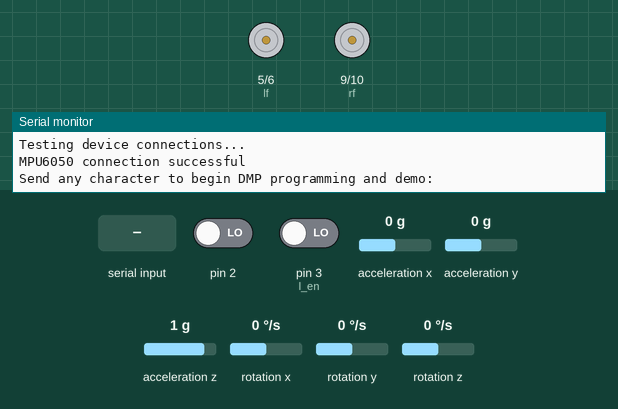
Recording of a sketch running on a simulated Arduino Uno, built with avr-gcc and run on an emulated ATmega328P. Parts: motor-driver pin pairs drawn as motors (green arrow = first pin HIGH = forward, orange = second pin HIGH = backward, longer = more drive), the last lines printed to the serial monitor. Inputs (shaded band) come from the test bench; at power-on: pin 2 LOW, pin 3 (l_en) LOW, acceleration x 0 g, acceleration y 0 g, acceleration z 1 g, rotation x 0 °/s, rotation y 0 °/s, rotation z 0 °/s. The sensor or clock chip raises its interrupt line as the real part does.

Above: at 0.9 s.
1.0 s: "1" received over Serial
At 20.4 s:
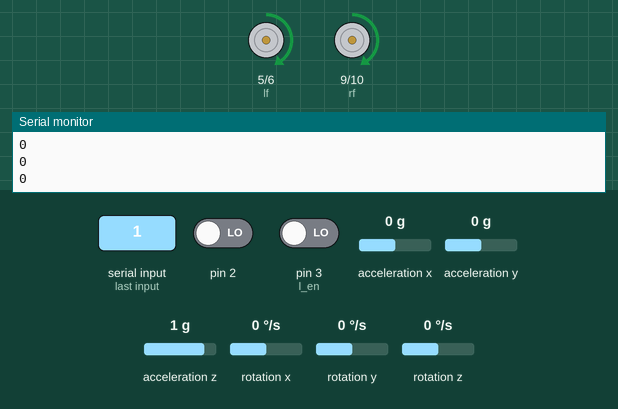
Timing chart, 0 to 21.5 s (numbered marks = the images above; inputs shaded):
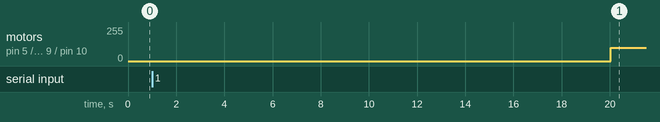

Measured:
- after the input at 1.0 s, motor on pin 5 (lf) / pin 6 (lb), motor on pin 9 (rf) / pin 10 (rb): stopped → forward 100/255 after 19.0 s

The sketch:

bot_movement.ino
```cpp
#include "I2Cdev.h"

#include "MPU6050_6Axis_MotionApps20.h"

#if I2CDEV_IMPLEMENTATION == I2CDEV_ARDUINO_WIRE
    #include "Wire.h"
#endif

MPU6050 mpu;

#define OUTPUT_READABLE_EULER


//Defined for IMU

bool dmpReady = false;  // set true if DMP init was successful
uint8_t mpuIntStatus;   // holds actual interrupt status byte from MPU
uint8_t devStatus;      // return status after each device operation (0 = success, !0 = error)
uint16_t packetSize;    // expected DMP packet size (default is 42 bytes)
uint16_t fifoCount;     // count of all bytes currently in FIFO
uint8_t fifoBuffer[64]; // FIFO storage buffer


Quaternion q;           // [w, x, y, z]         quaternion container
VectorInt16 aa;         // [x, y, z]            accel sensor measurements
VectorInt16 aaReal;     // [x, y, z]            gravity-free accel sensor measurements
VectorInt16 aaWorld;    // [x, y, z]            world-frame accel sensor measurements
VectorFloat gravity;    // [x, y, z]            gravity vector
float euler[3];         // [psi, theta, phi]    Euler angle container
float ypr[3];           // [yaw, pitch, roll]   yaw/pitch/roll container and gravity vector

volatile bool mpuInterrupt = false;     // indicates whether MPU interrupt pin has gone high
float init_imu;


// for motor movement
int rf =9 ,rb =10,lf=5,lb=6;
int motor_speed =100; //(0-255)

// for PID
int power_difference, encoderleft, encoderright, proportional;
int base, next;
const int maximum = 100;


// for encoders
double unit_distance = .9507;
int deg_dis = 3;
int x;
int y;
int a, b;

int enc_rtcount = 0, enc_ltcount = 0;
int r_en = 7, l_en = 3;


int count = 0;


void dmpDataReady() {
    mpuInterrupt = true;
}
void setup() {
  // BEGIN IMU INIT
  #if I2CDEV_IMPLEMENTATION == I2CDEV_ARDUINO_WIRE
      Wire.begin();
      TWBR = 24; // 400kHz I2C clock (200kHz if CPU is 8MHz)
  #elif I2CDEV_IMPLEMENTATION == I2CDEV_BUILTIN_FASTWIRE
      Fastwire::setup(400, true);
  #endif
  Serial.begin(115200);

  while (!Serial); // wait for Leonardo enumeration, others continue immediately
  Serial.println(F("Initializing I2C devices..."));
  mpu.initialize();

  Serial.println(F("Testing device connections..."));
  Serial.println(mpu.testConnection() ? F("MPU6050 connection successful") : F("MPU6050 connection failed"));


  Serial.println(F("\nSend any character to begin DMP programming and demo: "));
  while (Serial.available() && Serial.read()); // empty buffer
  while (!Serial.available());                 // wait for data
  while (Serial.available() && Serial.read()); // empty buffer again

  Serial.println(F("Initializing DMP..."));
  devStatus = mpu.dmpInitialize();

  mpu.setXGyroOffset(220);
  mpu.setYGyroOffset(76);
  mpu.setZGyroOffset(-85);
  mpu.setZAccelOffset(1788); // 1688 factory default for my test chip

  if (devStatus == 0) {
      Serial.println(F("Enabling DMP..."));
      mpu.setDMPEnabled(true);

      Serial.println(F("Enabling interrupt detection (Arduino external interrupt 0)..."));
      attachInterrupt(0, dmpDataReady, RISING);
      mpuIntStatus = mpu.getIntStatus();

      Serial.println(F("DMP ready! Waiting for first interrupt..."));
      dmpReady = true;

      packetSize = mpu.dmpGetFIFOPacketSize();
  }
  else {
      Serial.print(F("DMP Initialization failed (code "));
      Serial.print(devStatus);
      Serial.println(F(")"));
  }
  // END IMU INIT

  // encoder pins
  pinMode(r_en, INPUT);
  pinMode(l_en, INPUT);
  // motor pins
  pinMode(lf, OUTPUT);
  pinMode(lb, OUTPUT);
  pinMode(rf, OUTPUT);
  pinMode(rb, OUTPUT);

  while(millis() < 20000) {
    init_imu = imu_read();
  }
  base = imu_read();
}


void loop() {
  if (count == 0) {
    imu_read();

    forward_movt(30);

    turn_right(90);
    forward_movt(100);

    count =1;
  }
}


void forward_movt (int dist){
  int no_of_spokes = (int)(dist/unit_distance);
  //Serial.println(no_of_spokes);

  while(enc_ltcount <= no_of_spokes) {
    //call_rtenc();
    Serial.println(enc_ltcount);
    call_ltenc();
    //imu_read();
    next = imu_read_off();
    /*Serial.print(base);
    Serial.print("\t");
    Serial.print(next);
    Serial.println("\t");*/
       if(next<180)
       {proportional = next ;
       }else if(next>=180)
       {
         proportional=next-360;
       }
   //prortional = next - base+offset;

//    Serial.println("proportional---");
//    Serial.println(proportional);
//    Serial.println("base---");
//    Serial.println(base);
//    Serial.println("next---");
//    Serial.println(next);
//    Serial.println("--------------");
    power_difference = proportional*25;

    //Serial.print(proportional);
    //Serial.print("  ");
/*    if (proportional > 10) {
      sstop();
      delay(1000);
      left();
      delay(300);
      proportional = 0;
    }
    if (proportional < -10) {
      sstop();
      delay(1000);
      right();
      delay(300);
      proportional = 0;
    }*/

    if (power_difference > maximum)
      power_difference = maximum;
    if (power_difference < -maximum)
      power_difference = -maximum;
    //Serial.println(call_rtenc());
    forward();
  }
  enc_ltcount = 0;
  enc_rtcount = 0;
  sstop();
  //delay(3000);
}

void turn_right(float deg) {
  base += deg;
}

void turn_left(float deg) {
  base -= deg;
}

int call_rtenc() {
  b = a;
  a = digitalRead(r_en);

  if((a == 0 && b == 1) || (a == 1 && b == 0)) {
    enc_rtcount++;
  }
  return enc_rtcount;
}

int call_ltenc() {
  y = x;
  x = digitalRead(l_en);

  if((y == 0 && x == 1) || (y == 1 && x == 0)) {
    enc_ltcount++;

  }
  return enc_ltcount;
}

void forward(){
  if (power_difference < 0)//moving left -----errooor
  {
    analogWrite(rf, (maximum + power_difference));  ////////////right motor at less speed so that bot moves right
    analogWrite(rb,LOW);
    analogWrite(lf, maximum);
    analogWrite(lb,LOW);

//    Serial.print("PW > 0");
//    Serial.print("  ");
//    Serial.print("right");
//    Serial.print("  ");
//    Serial.print(maximum + power_difference);
//    Serial.print("  ");
//    Serial.print("left");
//    Serial.print("  ");
//    Serial.print(maximum);
//    Serial.println("  ");
  }
  else //moving right -------errror
  {
    analogWrite(rf,maximum);
    analogWrite(rb, LOW);
    analogWrite(lf, maximum - power_difference);/// left motor is at less speed so that bot moves left
    analogWrite(lb, LOW);

//    Serial.print("PW > 0");
//    Serial.print("  ");
//    Serial.print("right");
//    Serial.print("  ");
//    Serial.print(maximum);
//    Serial.print("  ");
//    Serial.print("left");
//    Serial.print("  ");
//    Serial.print(maximum - power_difference);
//    Serial.println("  ");
  }
}
void sstop() {
  digitalWrite(lf,LOW);
  digitalWrite(lb,LOW);
  digitalWrite(rb,LOW);
  digitalWrite(rf,LOW);
}

float imu_read(){
 if (!dmpReady) return 0;
    while (!mpuInterrupt && fifoCount < packetSize) {
    }


    mpuInterrupt = false;
    mpuIntStatus = mpu.getIntStatus();


    fifoCount = mpu.getFIFOCount();

    if ((mpuIntStatus & 0x10) || fifoCount == 1024) {

        mpu.resetFIFO();
        Serial.println(F("FIFO overflow!"));


    } else if (mpuIntStatus & 0x02) {

        while (fifoCount < packetSize) fifoCount = mpu.getFIFOCount();


        mpu.getFIFOBytes(fifoBuffer, packetSize);
        fifoCount -= packetSize;

        #ifdef OUTPUT_READABLE_EULER
            // display Euler angles in degrees
            mpu.dmpGetQuaternion(&q, fifoBuffer);
            mpu.dmpGetEuler(euler, &q);
            if (euler[0]*180/M_PI <0){
              float neg_deg = euler[0]*180/M_PI +360;
              //Serial.print("euler\t");
              //Serial.println(neg_deg);
              return neg_deg;
            }
            else{
              //Serial.print("euler\t");
              //Serial.println(euler[0] * 180/M_PI);
              return  euler[0]*180/M_PI;
            }
         #endif
    }
}

float imu_read_off() {
  float check = imu_read();
  check = check - base;

  if (check < 0) {
    check += 360;
  }
 // Serial.println(check);
  return check;
}
```
